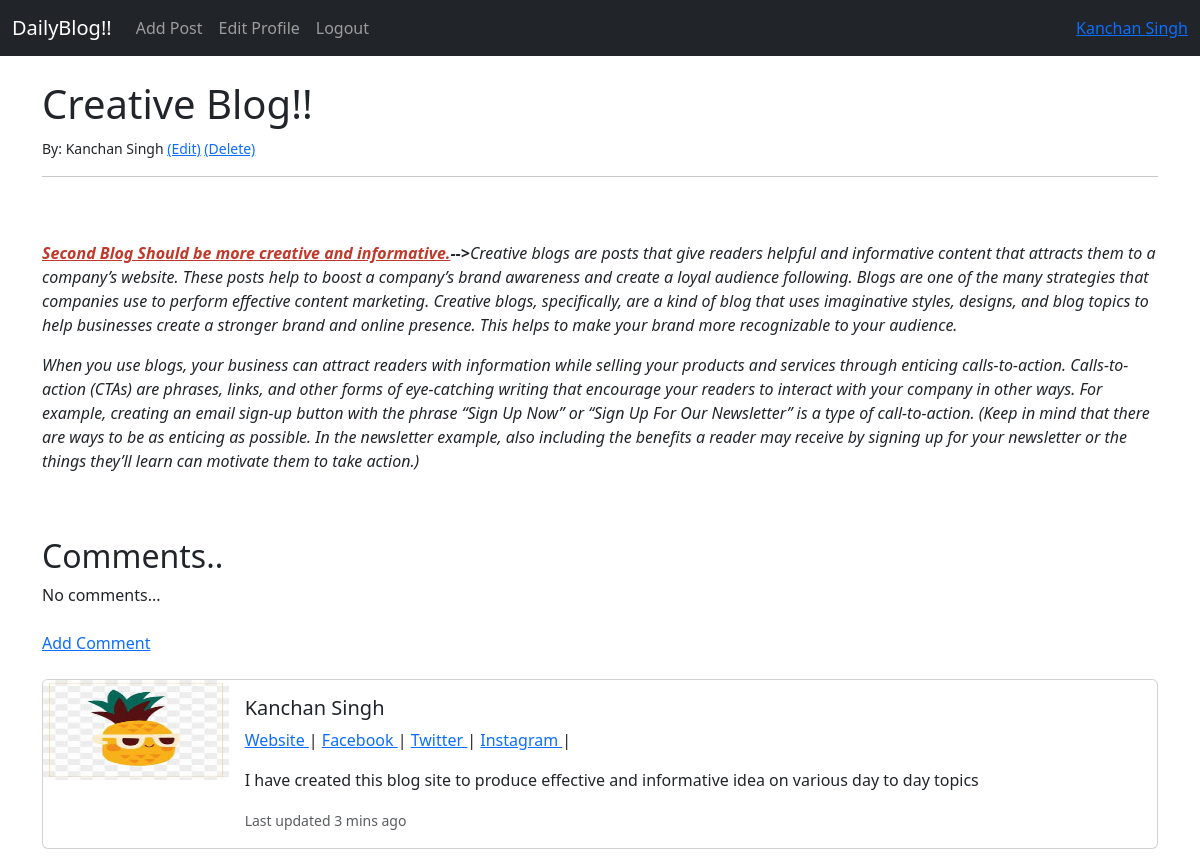
The page /article/2 (signed in) on the database its author committed.
### Blog_app/models.py (models this page shows, shortened)
class Post(models.Model):
    title = models.CharField(max_length=255)
    header_image = models.ImageField(null=True, blank=True, upload_to="images/")
    title_tag = models.CharField(max_length=255, default="DailyBlog!!")
    author = models.ForeignKey(User, on_delete=models.CASCADE)
    body = RichTextField(blank=True, null=True)

class Profile(models.Model):
    user = models.OneToOneField(User, null=True, on_delete=models.CASCADE)
    bio = models.TextField()
    profile_pic = models.ImageField(null=True, blank=True, upload_to="images/profile")
    website_url = models.CharField(max_length=255, null=True, blank=True)
    facebook_url = models.CharField(max_length=255, null=True, blank=True)
    twitter_url = models.CharField(max_length=255, null=True, blank=True)
    insta_url= models.CharField(max_length=255, null=True, blank=True)

### Blog_app/views.py (the view)
# urls.py: path('article/<int:pk>', ArticleDetailView.as_view(), name='article-detail'),
class ArticleDetailView(DetailView):
    model = Post
    template_name = 'article_details.html'

### Blog_app/templates/article_details.html (shortened to what this page needs)
{% extends 'base.html' %}
{% block content %}
<h1>{{ post.title }}</h1>
<small>By:
    {{ post.author.first_name }}
    {{ post.author.last_name }}
    {% if user.is_authenticated %}
    {% if user.id == post.author.id %}
        <a href="{% url 'update_post' post.pk %}">(Edit)</a>
         <a href="{% url 'delete_post' post.pk %}">(Delete)</a>
    {% endif %}
        {% endif %}
</small><br/>
<hr>
<br/><br/>
{{ post.body|safe }}
<br/><br/>
<h2>Comments..</h2>
{% if not post.comments.all %}
    No comments...
{% endif %}
<br/><br/>
<a href="{% url 'add_comment' post.pk %}">Add Comment</a>
<br/><br/>
<div class="card mb-3" >
  <div class="row g-0">
    <div class="col-md-2">
      <img src="{{ post.author.profile.profile_pic.url}}" width=100, height=100" class="card-img" alt="...">
    </div>
    <div class="col-md-10">
      <div class="card-body">
        <h5 class="card-title"> {{ post.author.first_name }}
    {{ post.author.last_name }}</h5>
          <p class="card-text-muted">
              <a href="{{post.author.profile.website_url}}">
                  Website </a> |
              <a href="{{post.author.profile.facebook_url}}">
                  Facebook </a> |
              <a href="{{post.author.profile.twitter_url}}">
                  Twitter </a>|
                  <a href="{{post.author.profile.Instagram_url}}">
                      Instagram </a>|
          </p>
        <p class="card-text">{{ user.profile.bio }}</p>
        <p class="card-text"><small class="text-body-secondary">Last updated 3 mins ago</small></p>
      </div>
    </div>
  </div>
</div>
{% endblock %}

### Blog_app/templates/base.html (shortened to what this page needs)
<!doctype html>
<html lang="en">
  <head>
    <link href="https://cdn.jsdelivr.net/npm/bootstrap@5.3.2/dist/css/bootstrap.min.css" rel="stylesheet">
  </head>
  <body>
  <nav class="navbar navbar-expand-lg navbar-dark bg-dark">
  <div class="container-fluid">
    <a class="navbar-brand" href="{% url 'home' %}">DailyBlog!!</a>
    <div class="collapse navbar-collapse" id="navbarSupportedContent">
      <ul class="navbar-nav me-auto mb-2 mb-lg-0">
        {% if user.is_authenticated %}
        <li class="nav-item">
          <a class="nav-link" href="{% url 'add_post' %}">Add Post</a>
        </li>
        <li class="nav-item">
          <a class="nav-link" href="{% url 'edit_profile' %}">Edit Profile</a>
        </li>
        <li class="nav-item">
          <a class="nav-link" href="{% url 'logout' %}">Logout</a>
        </li>
        {% endif %}
      </ul>
      {% if user.is_authenticated %}
      <ul class="navbar-nav ml-auto">
        <li class="nav-item">
          <a clss="nav-link" href="{% url 'edit_profile' %}">
          {{user.first_name}}
            {{user.last_name}}
          </a>
        </li>
      </ul>
      {%endif%}
    </div>
  </div>
</nav>
  <br/>
  <div class="container">
    {% block content %}
    {% endblock %}
  </div>
  </body>
</html>

### rows shown on the page
Post: title "Creative Blog!!", author.first_name "Kanchan", author.last_name "Singh", body "Second Blog Should be more creative and informative. --> Creative blogs are posts that give readers helpful and informative content that attracts them to a company’s website. These posts help to boost a company’s brand awareness and create a loyal audience following. Blogs are one of the many strategies that companies use to perform effective content marketing. Creative blogs, specifically, are a kind of blog that uses imaginative styles, designs, and blog topics to help businesses create a stronger brand and online presence. This helps to make your brand more recognizable to your audience. When you use blogs, your business can attract readers with information while selling your products…", author.profile.profile_pic (picture)

### other values the page prints
{{ user.first_name }} "Kanchan"
{{ user.last_name }} "Singh"
{{ user.profile.bio }} "I have created this blog site to produce effective and informative idea on various day to day topics"
